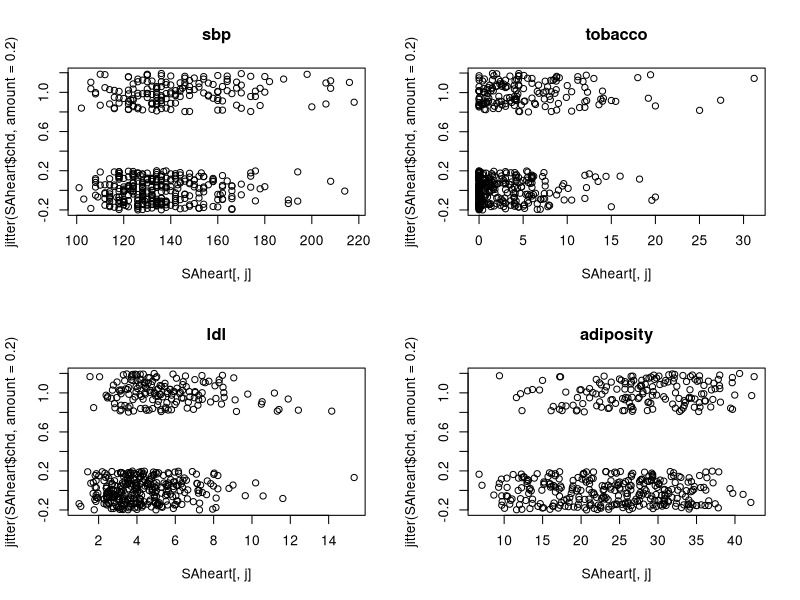
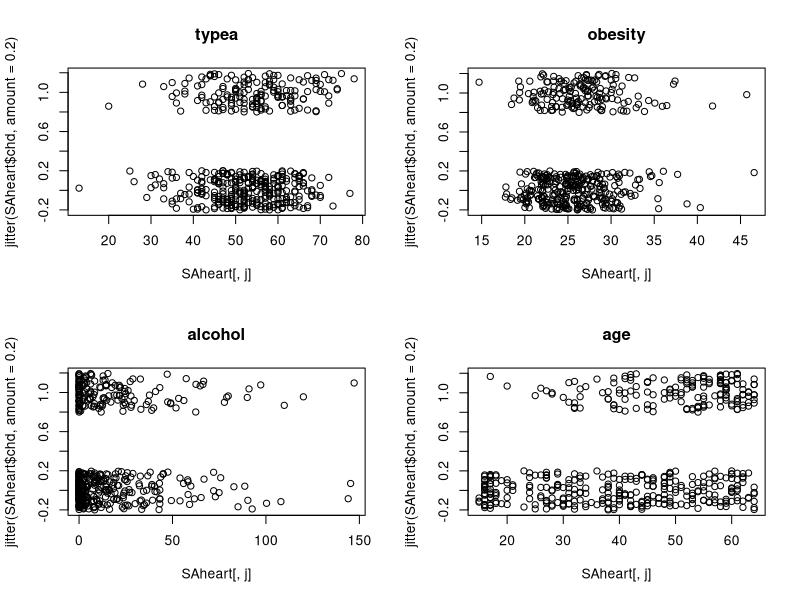
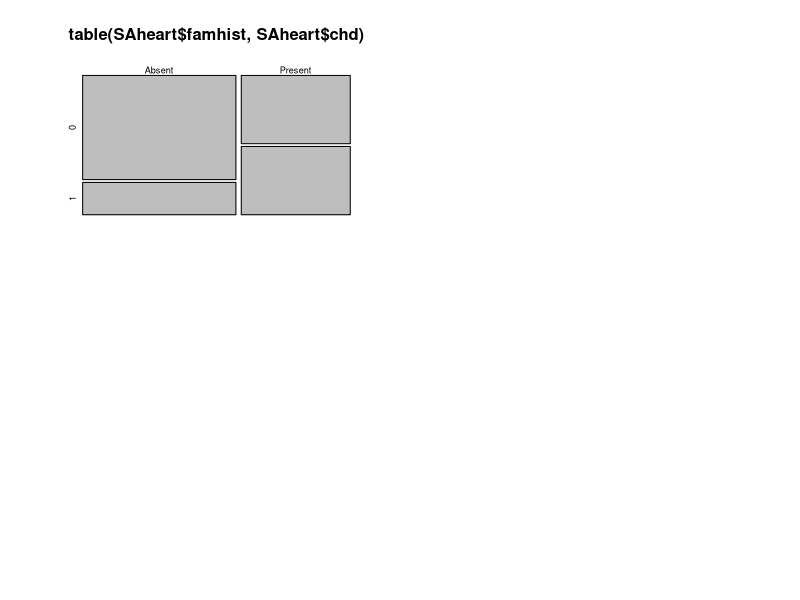
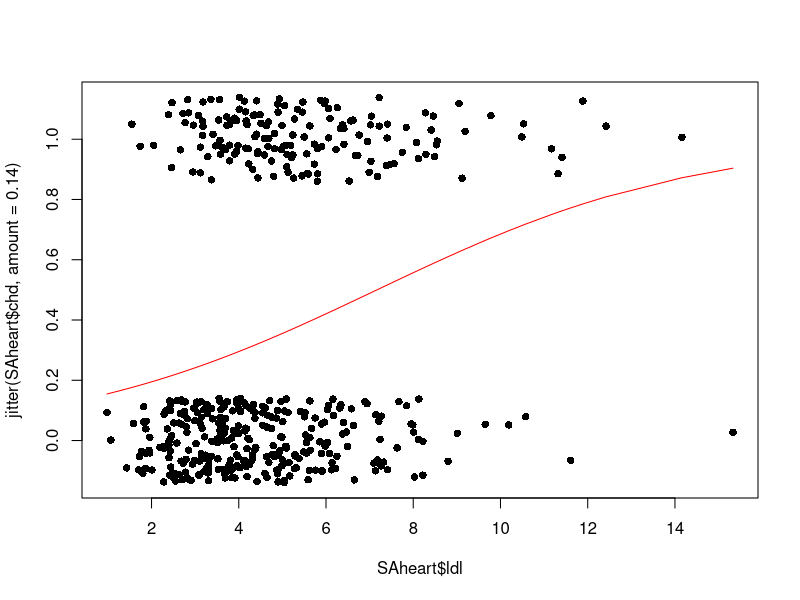
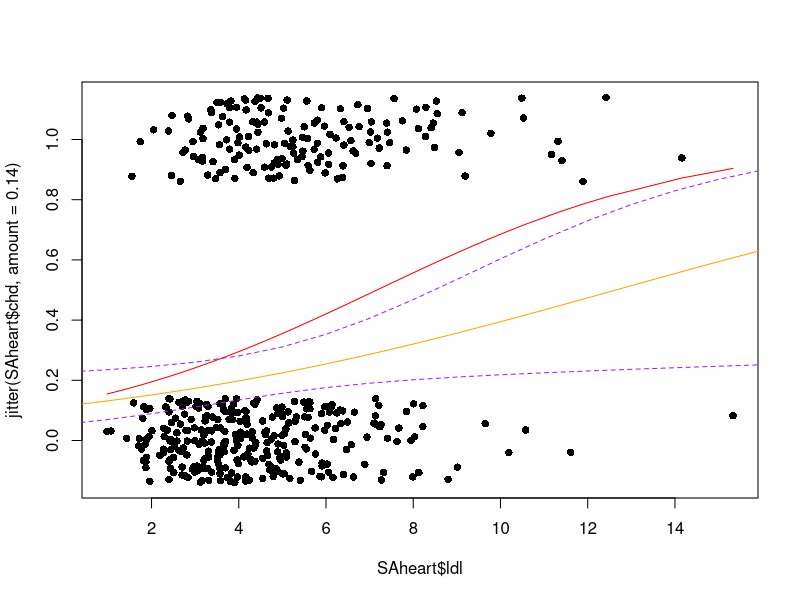
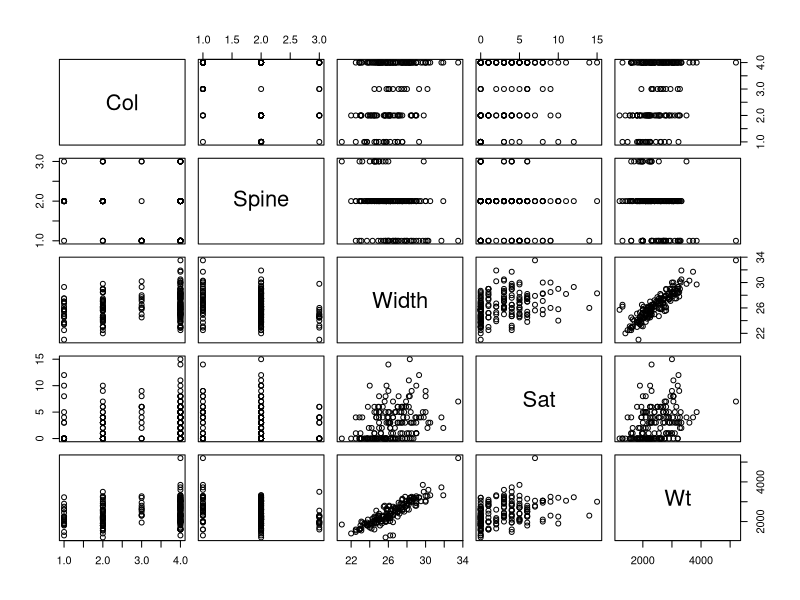
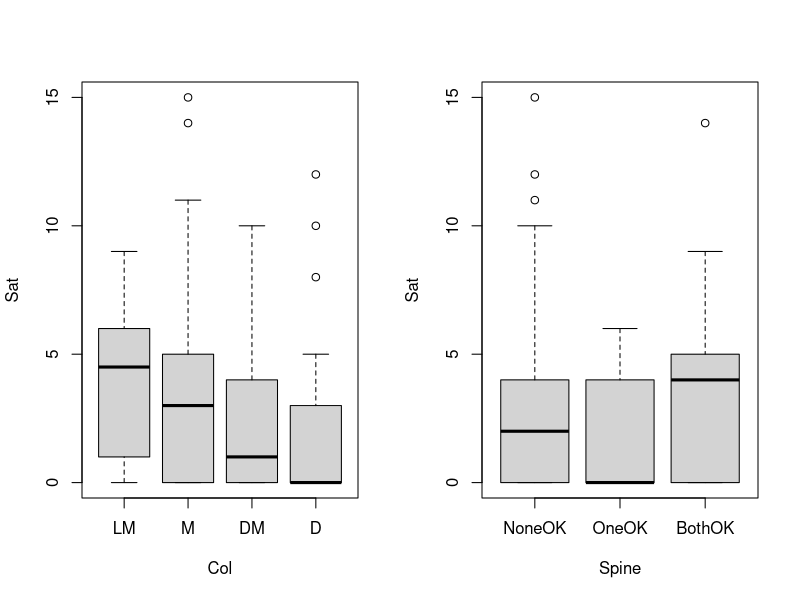
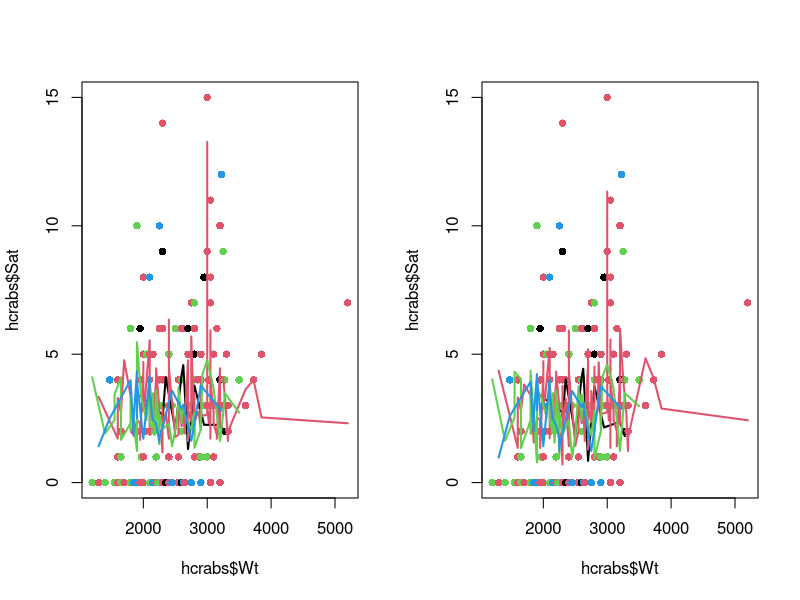

R code for these plots, in order:
## ---- chunk 1
SAheart <- read.table("SAheart.csv",sep=",",head=TRUE)
## ---- chunk 2
par(mfrow=c(2,2))
for(j in 1:4) plot(jitter(SAheart$chd, amount = 0.2)~SAheart[,j], main = names(SAheart)[j])
## ---- chunk 3
par(mfrow=c(2,2))
for(j in 6:9) plot(jitter(SAheart$chd, amount = 0.2)~SAheart[,j], main = names(SAheart)[j])
## ---- chunk 4
table(SAheart$famhist, SAheart$chd)
mosaicplot(table(SAheart$famhist, SAheart$chd))
## ---- chunk 5
chd_mod_ldl <- glm(chd ~ ldl, family = binomial, data = SAheart)
summary(chd_mod_ldl)
## ---- chunk 6
par(mfrow=c(1,1))

plot(SAheart$ldl, jitter(SAheart$chd, amount = 0.14), pch = 16)

lines(sort(SAheart$ldl), 
      predict(chd_mod_ldl, newdata = data.frame(ldl = sort(SAheart$ldl)),
             type = "response"), col = "red")
## ---- chunk 7
confint.default(chd_mod_ldl, level = 0.99, parm = "ldl")
## ---- chunk 8
chd_mod_additive <- glm(chd ~ ., family = binomial, data = SAheart)
summary(chd_mod_additive)
## ---- chunk 9
anova(chd_mod_ldl, chd_mod_additive, test = "LRT")
## ---- chunk 10
# Backward
chd_mod_select <- step(chd_mod_additive, k = 2) # use AIC

# Forward
step(chd_mod_ldl, direction = "forward", 
     scope = list(lower = chd_mod_ldl, upper = chd_mod_additive))

# Both
step(chd_mod_ldl, direction = "both", 
     scope = list(lower = chd_mod_ldl, upper = chd_mod_additive))

## ---- chunk 11
chd_mod_select
## ---- chunk 12
anova(chd_mod_ldl, chd_mod_select, test = "LRT")
## ---- chunk 13
anova(chd_mod_additive, chd_mod_select, test = "LRT")
## ---- chunk 14
plot(SAheart$ldl, jitter(SAheart$chd, amount = 0.14), pch = 16)

# "pure" ldl effect
lines(sort(SAheart$ldl), 
      predict(chd_mod_ldl, newdata = data.frame(ldl = sort(SAheart$ldl)),
             type = "response"), col = "red")

# Fix the values
nd <- data.frame(ldl = seq(0,16), age = median(SAheart$age), 
                 tobacco = median(SAheart$tobacco), 
                 famhist = "Absent", typea = median(SAheart$typea))

# ldl effect, given that all the predictors have median values
lines(sort(nd$ldl), 
      predict(chd_mod_select, newdata = nd,
             type = "response"), col = "orange")

# ---
# Uncertainty estimation

# fit, se.fit
linpred <- predict(chd_mod_select, newdata = nd,
             type = "link", se.fit = TRUE)

# confidence intervals for the linear predictor
# upper and lower bound
cint <- cbind(linpred$fit - qnorm(.995) * linpred$se.fit,
              linpred$fit + qnorm(.995) * linpred$se.fit)

# two columns of values between 0 and 1
cint_response <-  binomial()$linkinv(
    cbind(linpred$fit - qnorm(.995) * linpred$se.fit, 
          linpred$fit + qnorm(.995) * linpred$se.fit))

lines(sort(nd$ldl), cint_response[,1], lty = 2, col = "purple")
lines(sort(nd$ldl), cint_response[,2], lty = 2, col = "purple")
  
## ---- chunk 15
hcrabs <- read.csv("hcrabs.csv", header = TRUE)
plot(hcrabs)
## ---- chunk 16
hcrabs$Spine <- factor(hcrabs$Spine, levels = c("NoneOK", "OneOK", "BothOK"))
hcrabs$Col <- factor(hcrabs$Col, levels = c("LM", "M", "DM", "D"))

## ---- chunk 17
par(mfrow=c(1,2))
plot(Sat~Col, data =hcrabs)
plot(Sat~Spine, data =hcrabs)
## ---- chunk 18
model0<-glm(Sat~1, family=poisson(link=log),data=hcrabs)
modelFull<-glm(Sat~., family=poisson(link=log),data=hcrabs)
anova(model0, modelFull, test = "LRT") ## at least some variables are significant
## ---- chunk 19
selAIC <-  step(model0, direction = "forward", 
    scope = list(lower = model0, upper = modelFull))
## ---- chunk 20
modelInteract <- glm(Sat~Wt*Col, family=poisson(link=log),data=hcrabs)
summary(selAIC)
summary(modelInteract)
AIC(selAIC, modelInteract)
anova(selAIC, modelInteract, test = "LRT")
## ---- chunk 21
hcrabs <-hcrabs[order(hcrabs$Wt),]
plot(hcrabs$Wt, hcrabs$Sat, col = as.numeric(hcrabs$Col), pch = 16)
lines(hcrabs$Wt[hcrabs$Col =="LM"], 
       predict(selAIC, type = "response")[hcrabs$Col =="LM"], col = 1, lwd = 2)
lines(hcrabs$Wt[hcrabs$Col =="M"], 
       predict(selAIC, type = "response")[hcrabs$Col =="M"], col = 2, lwd = 2)
lines(hcrabs$Wt[hcrabs$Col =="DM"], 
       predict(selAIC, type = "response")[hcrabs$Col =="DM"], col = 3, lwd = 2)
lines(hcrabs$Wt[hcrabs$Col =="D"], 
       predict(selAIC, type = "response")[hcrabs$Col =="D"], col = 4, lwd = 2)

plot(hcrabs$Wt, hcrabs$Sat, col = as.numeric(hcrabs$Col), pch = 16)
lines(hcrabs$Wt[hcrabs$Col =="LM"], 
       predict(modelInteract, type = "response")[hcrabs$Col =="LM"], col = 1, lwd = 2)
lines(hcrabs$Wt[hcrabs$Col =="M"], 
       predict(modelInteract, type = "response")[hcrabs$Col =="M"], col = 2, lwd = 2)
lines(hcrabs$Wt[hcrabs$Col =="DM"], 
       predict(modelInteract, type = "response")[hcrabs$Col =="DM"], col = 3, lwd = 2)
lines(hcrabs$Wt[hcrabs$Col =="D"], 
       predict(modelInteract, type = "response")[hcrabs$Col =="D"], col = 4, lwd = 2)
## ---- chunk 22
nd <- data.frame(Wt = 3000, Col = c("LM","M","D","DM"))
cint <- predict(modelInteract, newdata = nd, type = "link", se.fit = TRUE)

  exp(cbind(cint$fit - qnorm(.995)*cint$se.fit, 
      cint$fit + qnorm(.995)*cint$se.fit) )    

